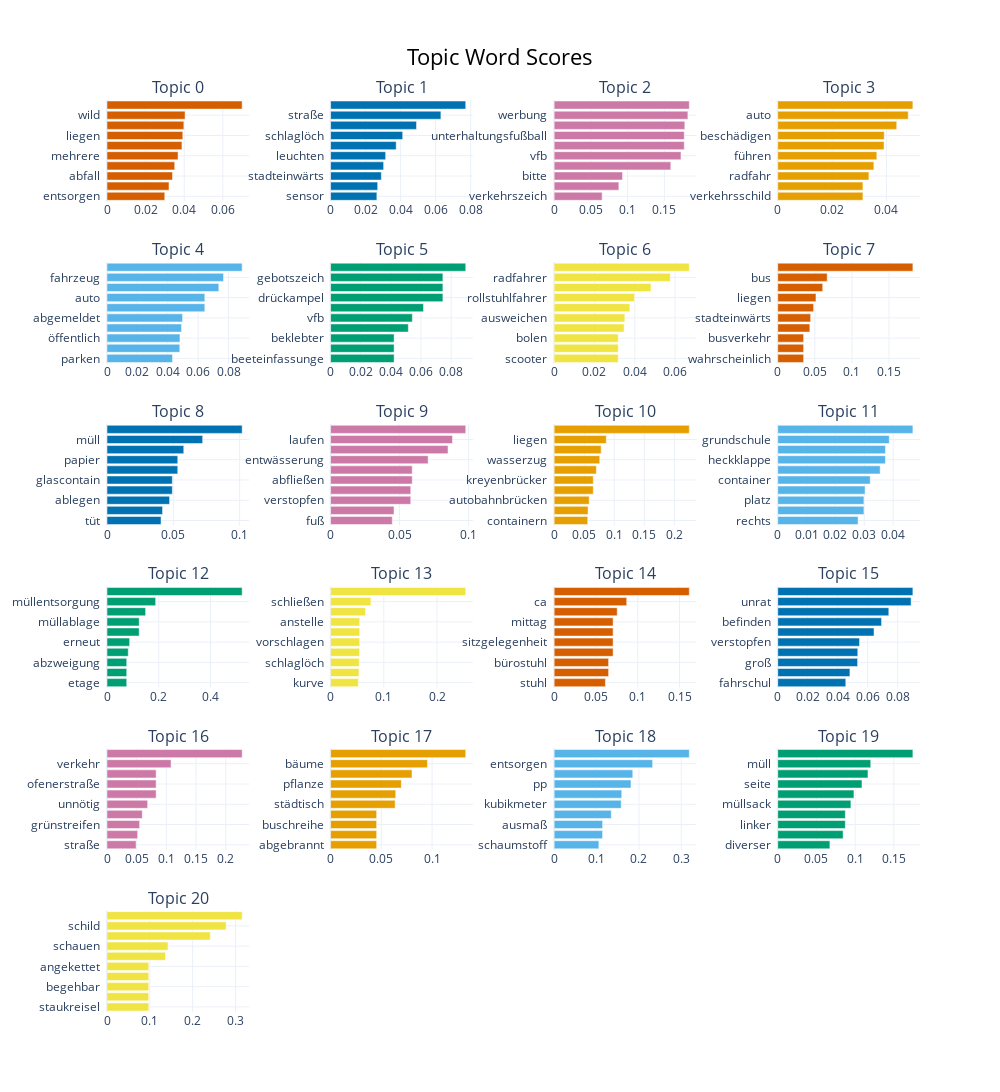

Notebook code for this chart:
### Code cell
topic_model.visualize_barchart(top_n_topics=20, topics=topic_info[topic_info.Topic != -1].Topic.tolist(), n_words=10)
#fig = topic_model.visualize_barchart(top_n_topics=20, topics=topic_info[topic_info.Topic != -1].Topic.tolist(), n_words=10)
#fig.write_image("./topic_model results/top_words_per_topic.png", width=1200, height=800)

### Figure 1 — Plotly figure (JSON) as saved in the notebook; plotly's stock layout.template omitted (floating-point values rounded to 4 significant figures)
{"data": [{"marker": {"color": "#D55E00"}, "orientation": "h", "type": "bar", "x": [0.02992, 0.0321, 0.03393, 0.03507, 0.0368, 0.0388, 0.03925, 0.03981, 0.04044, 0.07], "xaxis": "x", "y": ["entsorgen  ", "müllkippe  ", "abfall  ", "müllsäcke  ", "mehrere  ", "parkplatz  ", "liegen  ", "mülleimer  ", "wild  ", "müll  "], "yaxis": "y"}, {"marker": {"color": "#0072B2"}, "orientation": "h", "type": "bar", "x": [0.02644, 0.02691, 0.029, 0.03029, 0.03145, 0.03747, 0.04118, 0.04909, 0.06301, 0.07719], "xaxis": "x2", "y": ["sensor  ", "fußgänger  ", "stadteinwärts  ", "funktionieren  ", "leuchten  ", "richtung  ", "schlaglöch  ", "signal  ", "straße  ", "ampel  "], "yaxis": "y2"}, {"marker": {"color": "#CC79A7"}, "orientation": "h", "type": "bar", "x": [0.0653, 0.08802, 0.09309, 0.1588, 0.1726, 0.177, 0.177, 0.1778, 0.182, 0.1839], "xaxis": "x3", "y": ["verkehrszeich  ", "entfernen  ", "bitte  ", "oldenburg  ", "vfb  ", "gmbh  ", "unterhaltungsfußball  ", "aufkleber  ", "werbung  ", "fußball  "], "yaxis": "y3"}, {"marker": {"color": "#E69F00"}, "orientation": "h", "type": "bar", "x": [0.03136, 0.03136, 0.03355, 0.03539, 0.03647, 0.03912, 0.0392, 0.0438, 0.04803, 0.04974], "xaxis": "x4", "y": ["verkehrsschild  ", "ragen  ", "radfahr  ", "sicht  ", "führen  ", "gefährden  ", "beschädigen  ", "straße  ", "auto  ", "gefährlich  "], "yaxis": "y4"}, {"marker": {"color": "#56B4E9"}, "orientation": "h", "type": "bar", "x": [0.04312, 0.0479, 0.04803, 0.04906, 0.04973, 0.06438, 0.06438, 0.07359, 0.0767, 0.08896], "xaxis": "x5", "y": ["parken  ", "anhänger  ", "öffentlich  ", "kennzeich  ", "abgemeldet  ", "parkplatz  ", "auto  ", "kennzeichen  ", "fahrzeug  ", "stehen  "], "yaxis": "y5"}, {"marker": {"color": "#009E73"}, "orientation": "h", "type": "bar", "x": [0.04217, 0.04217, 0.04217, 0.05159, 0.05427, 0.06165, 0.07454, 0.07454, 0.07454, 0.08969], "xaxis": "x6", "y": ["beeteinfassunge  ", "baumhaus  ", "beklebter  ", "schild  ", "vfb  ", "kaputt  ", "drückampel  ", "mast  ", "gebotszeich  ", "sperrmüll  "], "yaxis": "y6"}, {"marker": {"color": "#F0E442"}, "orientation": "h", "type": "bar", "x": [0.03178, 0.03178, 0.03178, 0.0347, 0.03507, 0.03754, 0.03989, 0.04803, 0.0576, 0.06704], "xaxis": "x7", "y": ["scooter  ", "fahrräder  ", "bolen  ", "gefährlich  ", "ausweichen  ", "fußweg  ", "rollstuhlfahrer  ", "fahrradweg  ", "radfahrer  ", "fahrrad  "], "yaxis": "y7"}, {"marker": {"color": "#D55E00"}, "orientation": "h", "type": "bar", "x": [0.03492, 0.03492, 0.03492, 0.04332, 0.04438, 0.04836, 0.05157, 0.06069, 0.0667, 0.1822], "xaxis": "x8", "y": ["wahrscheinlich  ", "lkw  ", "busverkehr  ", "glasscherben  ", "stadteinwärts  ", "bushaltestell  ", "liegen  ", "schwelle  ", "bus  ", "bushaltestellen  "], "yaxis": "y8"}, {"marker": {"color": "#0072B2"}, "orientation": "h", "type": "bar", "x": [0.04076, 0.04189, 0.04719, 0.04926, 0.04926, 0.05335, 0.05335, 0.05787, 0.07212, 0.1019], "xaxis": "x9", "y": ["tüt  ", "müllkippe  ", "ablegen  ", "altglascontainer  ", "glascontain  ", "altglas  ", "papier  ", "ecke  ", "müll  ", "glascontainer  "], "yaxis": "y9"}, {"marker": {"color": "#CC79A7"}, "orientation": "h", "type": "bar", "x": [0.04471, 0.04596, 0.0581, 0.0581, 0.05917, 0.05917, 0.07067, 0.0851, 0.08834, 0.09793], "xaxis": "x10", "y": ["fuß  ", "wasserzug  ", "verstopfen  ", "gully  ", "abfließen  ", "abfluss  ", "entwässerung  ", "wasser  ", "laufen  ", "regenwasser  "], "yaxis": "y10"}, {"marker": {"color": "#E69F00"}, "orientation": "h", "type": "bar", "x": [0.05593, 0.05645, 0.05834, 0.06513, 0.06513, 0.07025, 0.07588, 0.0782, 0.08682, 0.2249], "xaxis": "x11", "y": ["containern  ", "sehen  ", "autobahnbrücken  ", "vollkommen  ", "kreyenbrücker  ", "wasser  ", "wasserzug  ", "autobahnbrücke  ", "liegen  ", "brücke  "], "yaxis": "y11"}, {"marker": {"color": "#56B4E9"}, "orientation": "h", "type": "bar", "x": [0.02785, 0.02988, 0.02988, 0.03028, 0.03205, 0.03551, 0.03732, 0.03732, 0.03866, 0.04684], "xaxis": "x12", "y": ["rechts  ", "glas  ", "platz  ", "spielplatz  ", "container  ", "oldenburg  ", "heckklappe  ", "gemeinsam  ", "grundschule  ", "herr  "], "yaxis": "y12"}, {"marker": {"color": "#009E73"}, "orientation": "h", "type": "bar", "x": [0.07622, 0.07622, 0.07622, 0.08218, 0.08747, 0.1244, 0.1244, 0.1491, 0.188, 0.5222], "xaxis": "x13", "y": ["etage  ", "eingangsbereich  ", "abzweigung  ", "entsorgen  ", "erneut  ", "gang  ", "müllablage  ", "abfall  ", "müllentsorgung  ", "illegal  "], "yaxis": "y13"}, {"marker": {"color": "#F0E442"}, "orientation": "h", "type": "bar", "x": [0.05218, 0.05329, 0.0539, 0.05451, 0.05474, 0.05474, 0.05474, 0.06569, 0.07581, 0.2539], "xaxis": "x14", "y": ["kurve  ", "fahren  ", "schlaglöch  ", "loch  ", "vorschlagen  ", "risse  ", "anstelle  ", "cm  ", "schließen  ", "asphalt  "], "yaxis": "y14"}, {"marker": {"color": "#D55E00"}, "orientation": "h", "type": "bar", "x": [0.0613, 0.06513, 0.06513, 0.07054, 0.07054, 0.07054, 0.07054, 0.07543, 0.08681, 0.1617], "xaxis": "x15", "y": ["stuhl  ", "erstmals  ", "bürostuhl  ", "ausrangiert  ", "sitzgelegenheit  ", "naturschutzgebiet  ", "mittag  ", "woche  ", "ca  ", "sofa  "], "yaxis": "y15"}, {"marker": {"color": "#0072B2"}, "orientation": "h", "type": "bar", "x": [0.04538, 0.04814, 0.05327, 0.05339, 0.05456, 0.06421, 0.06925, 0.07408, 0.08895, 0.09014], "xaxis": "x16", "y": ["fahrschul  ", "cm  ", "groß  ", "mal  ", "verstopfen  ", "gehweg  ", "befinden  ", "äste  ", "unrat  ", "einmündung  "], "yaxis": "y16"}, {"marker": {"color": "#CC79A7"}, "orientation": "h", "type": "bar", "x": [0.04898, 0.05155, 0.05494, 0.05935, 0.06845, 0.08275, 0.08275, 0.08275, 0.1079, 0.2276], "xaxis": "x17", "y": ["straße  ", "stadt  ", "grünstreifen  ", "sicht  ", "unnötig  ", "efeu  ", "ofenerstraße  ", "pfeil  ", "verkehr  ", "grün  "], "yaxis": "y17"}, {"marker": {"color": "#E69F00"}, "orientation": "h", "type": "bar", "x": [0.04538, 0.04538, 0.04538, 0.04538, 0.06361, 0.06421, 0.06972, 0.08023, 0.09542, 0.1332], "xaxis": "x18", "y": ["abgebrannt  ", "ausserstand  ", "buschreihe  ", "bepflanzung  ", "städtisch  ", "sehen  ", "pflanze  ", "ewe  ", "bäume  ", "baum  "], "yaxis": "y18"}, {"marker": {"color": "#56B4E9"}, "orientation": "h", "type": "bar", "x": [0.1055, 0.1142, 0.1142, 0.1347, 0.1582, 0.1594, 0.1812, 0.1854, 0.2322, 0.3188], "xaxis": "x19", "y": ["schaumstoff  ", "spielsach  ", "ausmaß  ", "diverser  ", "kubikmeter  ", "teppich  ", "pp  ", "hausmüll  ", "entsorgen  ", "containerstellplatz  "], "yaxis": "y19"}, {"marker": {"color": "#009E73"}, "orientation": "h", "type": "bar", "x": [0.06736, 0.08444, 0.08728, 0.08728, 0.09449, 0.09842, 0.1088, 0.1165, 0.1201, 0.1745], "xaxis": "x20", "y": ["diverser  ", "autobahnbrücke  ", "linker  ", "meter  ", "müllsack  ", "liegen  ", "seite  ", "autobahnbrück  ", "müll  ", "autobahn  "], "yaxis": "y20"}, {"marker": {"color": "#F0E442"}, "orientation": "h", "type": "bar", "x": [0.09747, 0.09747, 0.09747, 0.09747, 0.09747, 0.1366, 0.1425, 0.2413, 0.2782, 0.3157], "xaxis": "x21", "y": ["staukreisel  ", "schöpfwerk  ", "begehbar  ", "doll  ", "angekettet  ", "umgefahren  ", "schauen  ", "sehen  ", "schild  ", "foto  "], "yaxis": "y21"}], "layout": {"annotations": [{"font": {"size": 16}, "showarrow": false, "text": "Topic 0", "x": 0.0875, "xanchor": "center", "xref": "paper", "y": 1, "yanchor": "bottom", "yref": "paper"}, {"font": {"size": 16}, "showarrow": false, "text": "Topic 1", "x": 0.3625, "xanchor": "center", "xref": "paper", "y": 1, "yanchor": "bottom", "yref": "paper"}, {"font": {"size": 16}, "showarrow": false, "text": "Topic 2", "x": 0.6375, "xanchor": "center", "xref": "paper", "y": 1, "yanchor": "bottom", "yref": "paper"}, {"font": {"size": 16}, "showarrow": false, "text": "Topic 3", "x": 0.9125, "xanchor": "center", "xref": "paper", "y": 1, "yanchor": "bottom", "yref": "paper"}, {"font": {"size": 16}, "showarrow": false, "text": "Topic 4", "x": 0.0875, "xanchor": "center", "xref": "paper", "y": 0.8222, "yanchor": "bottom", "yref": "paper"}, {"font": {"size": 16}, "showarrow": false, "text": "Topic 5", "x": 0.3625, "xanchor": "center", "xref": "paper", "y": 0.8222, "yanchor": "bottom", "yref": "paper"}, {"font": {"size": 16}, "showarrow": false, "text": "Topic 6", "x": 0.6375, "xanchor": "center", "xref": "paper", "y": 0.8222, "yanchor": "bottom", "yref": "paper"}, {"font": {"size": 16}, "showarrow": false, "text": "Topic 7", "x": 0.9125, "xanchor": "center", "xref": "paper", "y": 0.8222, "yanchor": "bottom", "yref": "paper"}, {"font": {"size": 16}, "showarrow": false, "text": "Topic 8", "x": 0.0875, "xanchor": "center", "xref": "paper", "y": 0.6444, "yanchor": "bottom", "yref": "paper"}, {"font": {"size": 16}, "showarrow": false, "text": "Topic 9", "x": 0.3625, "xanchor": "center", "xref": "paper", "y": 0.6444, "yanchor": "bottom", "yref": "paper"}, {"font": {"size": 16}, "showarrow": false, "text": "Topic 10", "x": 0.6375, "xanchor": "center", "xref": "paper", "y": 0.6444, "yanchor": "bottom", "yref": "paper"}, {"font": {"size": 16}, "showarrow": false, "text": "Topic 11", "x": 0.9125, "xanchor": "center", "xref": "paper", "y": 0.6444, "yanchor": "bottom", "yref": "paper"}, {"font": {"size": 16}, "showarrow": false, "text": "Topic 12", "x": 0.0875, "xanchor": "center", "xref": "paper", "y": 0.4667, "yanchor": "bottom", "yref": "paper"}, {"font": {"size": 16}, "showarrow": false, "text": "Topic 13", "x": 0.3625, "xanchor": "center", "xref": "paper", "y": 0.4667, "yanchor": "bottom", "yref": "paper"}, {"font": {"size": 16}, "showarrow": false, "text": "Topic 14", "x": 0.6375, "xanchor": "center", "xref": "paper", "y": 0.4667, "yanchor": "bottom", "yref": "paper"}, {"font": {"size": 16}, "showarrow": false, "text": "Topic 15", "x": 0.9125, "xanchor": "center", "xref": "paper", "y": 0.4667, "yanchor": "bottom", "yref": "paper"}, {"font": {"size": 16}, "showarrow": false, "text": "Topic 16", "x": 0.0875, "xanchor": "center", "xref": "paper", "y": 0.2889, "yanchor": "bottom", "yref": "paper"}, {"font": {"size": 16}, "showarrow": false, "text": "Topic 17", "x": 0.3625, "xanchor": "center", "xref": "paper", "y": 0.2889, "yanchor": "bottom", "yref": "paper"}, {"font": {"size": 16}, "showarrow": false, "text": "Topic 18", "x": 0.6375, "xanchor": "center", "xref": "paper", "y": 0.2889, "yanchor": "bottom", "yref": "paper"}, {"font": {"size": 16}, "showarrow": false, "text": "Topic 19", "x": 0.9125, "xanchor": "center", "xref": "paper", "y": 0.2889, "yanchor": "bottom", "yref": "paper"}, {"font": {"size": 16}, "showarrow": false, "text": "Topic 20", "x": 0.0875, "xanchor": "center", "xref": "paper", "y": 0.1111, "yanchor": "bottom", "yref": "paper"}], "height": 1500, "hoverlabel": {"bgcolor": "white", "font": {"family": "Rockwell", "size": 16}}, "showlegend": false, "title": {"font": {"color": "Black", "size": 22}, "text": "Topic Word Scores", "x": 0.5, "xanchor": "center", "yanchor": "top"}, "width": 1000, "xaxis": {"anchor": "y", "domain": [0, 0.175], "showgrid": true}, "xaxis10": {"anchor": "y10", "domain": [0.275, 0.45], "showgrid": true}, "xaxis11": {"anchor": "y11", "domain": [0.55, 0.725], "showgrid": true}, "xaxis12": {"anchor": "y12", "domain": [0.825, 1], "showgrid": true}, "xaxis13": {"anchor": "y13", "domain": [0, 0.175], "showgrid": true}, "xaxis14": {"anchor": "y14", "domain": [0.275, 0.45], "showgrid": true}, "xaxis15": {"anchor": "y15", "domain": [0.55, 0.725], "showgrid": true}, "xaxis16": {"anchor": "y16", "domain": [0.825, 1], "showgrid": true}, "xaxis17": {"anchor": "y17", "domain": [0, 0.175], "showgrid": true}, "xaxis18": {"anchor": "y18", "domain": [0.275, 0.45], "showgrid": true}, "xaxis19": {"anchor": "y19", "domain": [0.55, 0.725], "showgrid": true}, "xaxis2": {"anchor": "y2", "domain": [0.275, 0.45], "showgrid": true}, "xaxis20": {"anchor": "y20", "domain": [0.825, 1], "showgrid": true}, "xaxis21": {"anchor": "y21", "domain": [0, 0.175], "showgrid": true}, "xaxis22": {"anchor": "y22", "domain": [0.275, 0.45], "showgrid": true}, "xaxis23": {"anchor": "y23", "domain": [0.55, 0.725], "showgrid": true}, "xaxis24": {"anchor": "y24", "domain": [0.825, 1], "showgrid": true}, "xaxis3": {"anchor": "y3", "domain": [0.55, 0.725], "showgrid": true}, "xaxis4": {"anchor": "y4", "domain": [0.825, 1], "showgrid": true}, "xaxis5": {"anchor": "y5", "domain": [0, 0.175], "showgrid": true}, "xaxis6": {"anchor": "y6", "domain": [0.275, 0.45], "showgrid": true}, "xaxis7": {"anchor": "y7", "domain": [0.55, 0.725], "showgrid": true}, "xaxis8": {"anchor": "y8", "domain": [0.825, 1], "showgrid": true}, "xaxis9": {"anchor": "y9", "domain": [0, 0.175], "showgrid": true}, "yaxis": {"anchor": "x", "domain": [0.8889, 1], "showgrid": true}, "yaxis10": {"anchor": "x10", "domain": [0.5333, 0.6444], "showgrid": true}, "yaxis11": {"anchor": "x11", "domain": [0.5333, 0.6444], "showgrid": true}, "yaxis12": {"anchor": "x12", "domain": [0.5333, 0.6444], "showgrid": true}, "yaxis13": {"anchor": "x13", "domain": [0.3556, 0.4667], "showgrid": true}, "yaxis14": {"anchor": "x14", "domain": [0.3556, 0.4667], "showgrid": true}, "yaxis15": {"anchor": "x15", "domain": [0.3556, 0.4667], "showgrid": true}, "yaxis16": {"anchor": "x16", "domain": [0.3556, 0.4667], "showgrid": true}, "yaxis17": {"anchor": "x17", "domain": [0.1778, 0.2889], "showgrid": true}, "yaxis18": {"anchor": "x18", "domain": [0.1778, 0.2889], "showgrid": true}, "yaxis19": {"anchor": "x19", "domain": [0.1778, 0.2889], "showgrid": true}, "yaxis2": {"anchor": "x2", "domain": [0.8889, 1], "showgrid": true}, "yaxis20": {"anchor": "x20", "domain": [0.1778, 0.2889], "showgrid": true}, "yaxis21": {"anchor": "x21", "domain": [0, 0.1111], "showgrid": true}, "yaxis22": {"anchor": "x22", "domain": [0, 0.1111], "showgrid": true}, "yaxis23": {"anchor": "x23", "domain": [0, 0.1111], "showgrid": true}, "yaxis24": {"anchor": "x24", "domain": [0, 0.1111], "showgrid": true}, "yaxis3": {"anchor": "x3", "domain": [0.8889, 1], "showgrid": true}, "yaxis4": {"anchor": "x4", "domain": [0.8889, 1], "showgrid": true}, "yaxis5": {"anchor": "x5", "domain": [0.7111, 0.8222], "showgrid": true}, "yaxis6": {"anchor": "x6", "domain": [0.7111, 0.8222], "showgrid": true}, "yaxis7": {"anchor": "x7", "domain": [0.7111, 0.8222], "showgrid": true}, "yaxis8": {"anchor": "x8", "domain": [0.7111, 0.8222], "showgrid": true}, "yaxis9": {"anchor": "x9", "domain": [0.5333, 0.6444], "showgrid": true}}}
